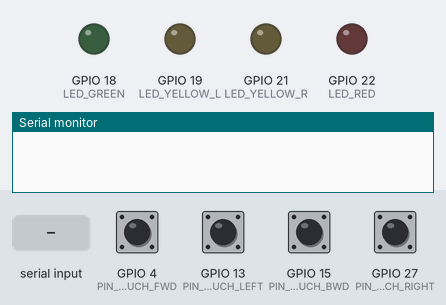
Recording of a sketch running on a simulated ESP32. Parts: output pins drawn as LEDs (lit = HIGH), the last lines printed to the serial monitor. Inputs (shaded band) come from the test bench; at power-on: GPIO 4 (PIN_TOUCH_FWD), GPIO 13 (PIN_TOUCH_LEFT), GPIO 15 (PIN_TOUCH_BWD), GPIO 27 (PIN_TOUCH_RIGHT) HIGH.

Above: at 0.0 s.
At 1.4 s:
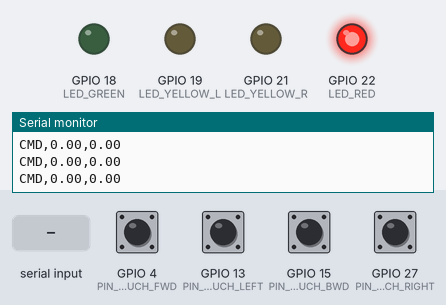
1.5 s: "STATUS,,45\n" received over Serial
At 2.9 s:
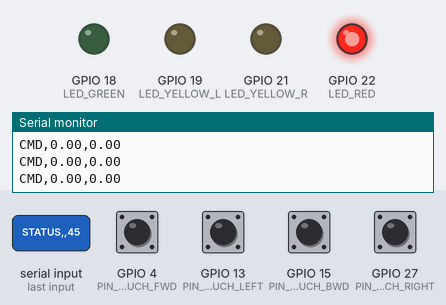
Timing chart, 0 to 4.5 s (numbered marks = the images above; inputs shaded):
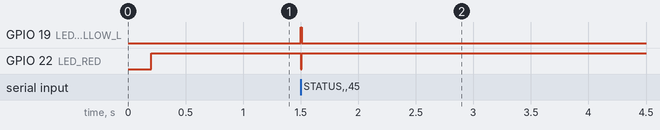

Measured:
- after the input at 1.5 s, GPIO 19 (LED_YELLOW_L): LOW → HIGH at once, → LOW 0.01 s later; GPIO 22 (LED_RED): HIGH → LOW at once, → HIGH 0.01 s later

The sketch:

esp32_touch_dashboard.ino
```cpp
/*
 * ESP32 Capacitive Touch & LED Dashboard Bridge for ROS 2 Gazebo Simulation
 *
 * Hardware Setup:
 * - 4 Touch Wires (Jumper wires plugged into ESP32 with free ends to touch):
 *     GPIO 4  (Touch 0 / D4)  -> Forward
 *     GPIO 15 (Touch 3 / D15) -> Backward
 *     GPIO 13 (Touch 4 / D13) -> Turn Left
 *     GPIO 27 (Touch 7 / D27) -> Turn Right
 *
 * - 4 LEDs (connected via 220 Ohm resistors to GND):
 *     GPIO 18 -> Green LED (Forward)
 *     GPIO 19 -> Yellow LED 1 (Left Turn)
 *     GPIO 21 -> Yellow LED 2 (Right Turn)
 *     GPIO 22 -> Red LED (Stop / Brake)
 */

// Pin Definitions
const int PIN_TOUCH_FWD   = 4;   // Touch channel T0
const int PIN_TOUCH_BWD   = 15;  // Touch channel T3
const int PIN_TOUCH_LEFT  = 13;  // Touch channel T4
const int PIN_TOUCH_RIGHT = 27;  // Touch channel T7

const int LED_GREEN    = 18;
const int LED_YELLOW_L = 19;
const int LED_YELLOW_R = 21;
const int LED_RED      = 22;

// Touch threshold: Untouched is ~800-1000, Touched is ~40-210.
// A threshold of 350 gives clean, instant, noise-free triggering!
const int TOUCH_THRESHOLD = 350;

unsigned long lastSendTime = 0;
const unsigned long SEND_INTERVAL_MS = 50; // 20 Hz update rate

void setup() {
  Serial.begin(115200);
  delay(200);

  pinMode(LED_GREEN, OUTPUT);
  pinMode(LED_YELLOW_L, OUTPUT);
  pinMode(LED_YELLOW_R, OUTPUT);
  pinMode(LED_RED, OUTPUT);

  // Initial State: Red ON (Stopped)
  digitalWrite(LED_GREEN, LOW);
  digitalWrite(LED_YELLOW_L, LOW);
  digitalWrite(LED_YELLOW_R, LOW);
  digitalWrite(LED_RED, HIGH);

  Serial.println("\n--- ESP32 Touch Controller Ready (Threshold: 350) ---");
}

void updateLEDs(float linear_x, float angular_z) {
  bool moving_fwd = (linear_x > 0.05);
  bool moving_bwd = (linear_x < -0.05);
  bool turning_left = (angular_z > 0.1);
  bool turning_right = (angular_z < -0.1);
  bool stopped = (!moving_fwd && !moving_bwd && !turning_left && !turning_right);

  digitalWrite(LED_GREEN, moving_fwd ? HIGH : LOW);
  digitalWrite(LED_RED, (stopped || moving_bwd) ? HIGH : LOW);
  digitalWrite(LED_YELLOW_L, turning_left ? HIGH : LOW);
  digitalWrite(LED_YELLOW_R, turning_right ? HIGH : LOW);
}

void loop() {
  // 1. Check for incoming telemetry from ROS 2 Node (overrides local LED state if ROS active)
  if (Serial.available() > 0) {
    String line = Serial.readStringUntil('\n');
    line.trim();
    if (line.startsWith("STATUS,")) {
      int firstComma = line.indexOf(',');
      int secondComma = line.indexOf(',', firstComma + 1);
      if (firstComma > 0 && secondComma > 0) {
        float lin = line.substring(firstComma + 1, secondComma).toFloat();
        float ang = line.substring(secondComma + 1).toFloat();
        updateLEDs(lin, ang);
      }
    }
  }

  // 2. Read Touch Sensors at 20 Hz
  if (millis() - lastSendTime >= SEND_INTERVAL_MS) {
    lastSendTime = millis();

    int valFwd   = touchRead(PIN_TOUCH_FWD);
    int valBwd   = touchRead(PIN_TOUCH_BWD);
    int valLeft  = touchRead(PIN_TOUCH_LEFT);
    int valRight = touchRead(PIN_TOUCH_RIGHT);

    float linear_x = 0.0;
    float angular_z = 0.0;

    bool touchedFwd   = (valFwd < TOUCH_THRESHOLD);
    bool touchedBwd   = (valBwd < TOUCH_THRESHOLD);
    bool touchedLeft  = (valLeft < TOUCH_THRESHOLD);
    bool touchedRight = (valRight < TOUCH_THRESHOLD);

    // Linear speed calculation
    if (touchedFwd && !touchedBwd) {
      linear_x = 0.5;
    } else if (touchedBwd && !touchedFwd) {
      linear_x = -0.5;
    }

    // Steering calculation (Supports simultaneous touches like Forward + Turn!)
    if (touchedLeft && !touchedRight) {
      angular_z = 1.0;
    } else if (touchedRight && !touchedLeft) {
      angular_z = -1.0;
    }

    // Print command for ROS 2 Serial Bridge
    Serial.print("CMD,");
    Serial.print(linear_x, 2);
    Serial.print(",");
    Serial.println(angular_z, 2);

    // Update physical breadboard LEDs immediately for standalone visual feedback
    updateLEDs(linear_x, angular_z);
  }
}
```
